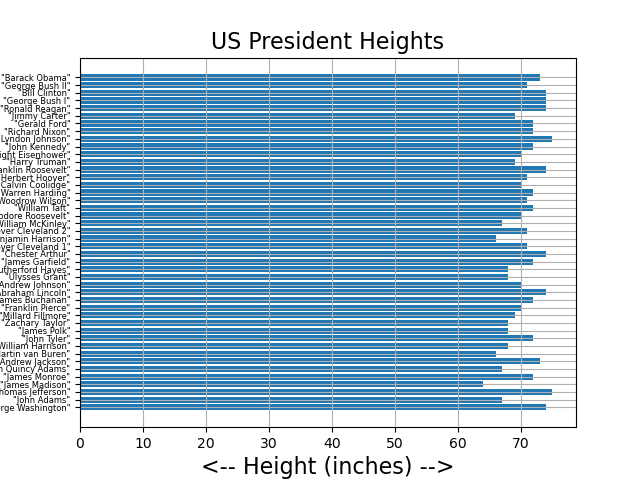

Python code for this plot:
#! /usr/bin/env python3
#
def president_heights_barh ( ):

#*****************************************************************************80
#
## president_heights_barh() makes a horizontal bar plot of Presidential heights.
#
#  Licensing:
#
#    This code is distributed under the MIT license.
#
#  Modified:
#
#    27 April 2019
#
#  Author:
#
#    John Burkardt
#
  import csv
  import matplotlib
  import matplotlib.pyplot as plt
  import numpy as np
  import platform

  print ( '' )
  print ( 'president_heights_barh():' )
  print ( '  python version:     ' + platform.python_version ( ) )
  print ( '  numpy version:      ' + np.version.version )
  print ( '  matplotlib version: ' + matplotlib.__version__ )
  print ( '  Create a horizontal bar plot of the height in inches of US presidents.' )
#
#  Read the values from the file.
#
  types = ['U20', 'i4' ]
  data = np.genfromtxt ( 'president_heights_data.csv', dtype = types, delimiter=',', names=True)
  reader = csv.reader ( 'president_heights_data.csv', delimiter=',' )

  height = data['Height']
  names = data['Name']

  n = len ( height )
  index = np.linspace ( 1, n, n )
#
#  Create the bar plot.
#
  plt.barh ( index, height )
  plt.grid ( True )
  plt.title ( 'US President Heights', fontsize = 16 )
  plt.xlabel ( '<-- Height (inches) -->', fontsize = 16 )
  plt.yticks ( index, names, fontsize = 6 )
  filename = 'president_heights_barh.png'
  plt.savefig ( filename )
  plt.show ( block = False )
  plt.close ( )

  print ( '  Graphics saved as "' + filename + '"' )
#
#  Terminate.
#
  print ( '' )
  print ( 'president_heights_barh():' )
  print ( '  Normal end of execution.' )
  return

def timestamp ( ):

#*****************************************************************************80
#
## timestamp() prints the date as a timestamp.
#
#  Licensing:
#
#    This code is distributed under the MIT license. 
#
#  Modified:
#
#    06 April 2013
#
#  Author:
#
#    John Burkardt
#
  import time

  t = time.time ( )
  print ( time.ctime ( t ) )

  return

if ( __name__ == '__main__' ):
  timestamp ( )
  president_heights_barh ( )
  timestamp ( )
